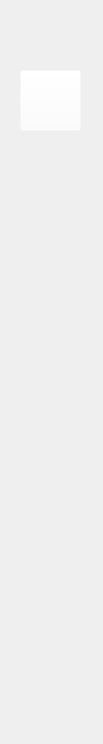
            <widget class="QWidget" name="scrollAreaWidgetContents_3">
             <property name="geometry">
              <rect>
               <x>0</x>
               <y>0</y>
               <width>103</width>
               <height>744</height>
              </rect>
             </property>
             <layout class="QHBoxLayout" name="horizontalLayout_7">
              <property name="spacing">
               <number>0</number>
              </property>
              <property name="leftMargin">
               <number>0</number>
              </property>
              <property name="topMargin">
               <number>0</number>
              </property>
              <property name="rightMargin">
               <number>0</number>
              </property>
              <property name="bottomMargin">
               <number>0</number>
              </property>
              <item>
               <widget class="QWidget" name="widget_9" native="true">
                <property name="minimumSize">
                 <size>
                  <width>103</width>
                  <height>744</height>
                 </size>
                </property>
                <property name="styleSheet">
                 <string notr="true">border-image: url(:/ui_img/train_tool.png);</string>
                </property>
                <layout class="QHBoxLayout" name="horizontalLayout_8">
                 <property name="spacing">
                  <number>0</number>
                 </property>
                 <property name="leftMargin">
                  <number>0</number>
                 </property>
                 <property name="topMargin">
                  <number>0</number>
                 </property>
                 <property name="rightMargin">
                  <number>0</number>
                 </property>
                 <property name="bottomMargin">
                  <number>0</number>
                 </property>
                 <item>
                  <widget class="QWidget" name="widget_3" native="true">
                   <property name="styleSheet">
                    <string notr="true">border-image: url(:/ui_img/train.png);
background-color: rgba(255, 255, 255, 0);</string>
                   </property>
                   <widget class="QPushButton" name="pushButton_run">
                    <property name="geometry">
                     <rect>
                      <x>20</x>
                      <y>70</y>
                      <width>61</width>
                      <height>61</height>
                     </rect>
                    </property>
                    <property name="styleSheet">
                     <string notr="true">QPushButton
{
	border-image:url(:./ui_img/run.png);
	background-color: rgba(255, 255, 255, 0);
}

QPushButton:hover
{
	border-image:url(:./ui_img/run2.png);
	background-color: rgba(255, 255, 255, 0);
}</string>
                    </property>
                    <property name="text">
                     <string/>
                    </property>
                   </widget>
                  </widget>
                 </item>
                </layout>
               </widget>
              </item>
             </layout>
            </widget>
